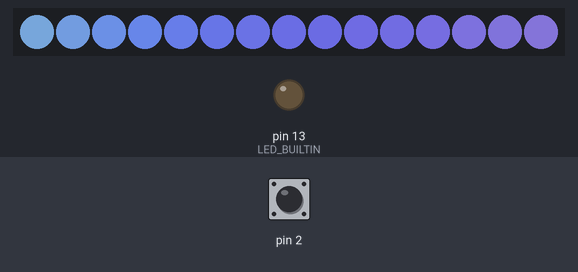
Bench run of a program on a simulated Arduino Nano, built with avr-gcc and run on an emulated ATmega328P. On the bench: 15 RGB LEDs in strip order, left to right, output pins drawn as LEDs (lit = HIGH). The test bench sets the inputs (shaded band); at power-on: pin 2 HIGH. Dim RGB values are drawn brighter than linear; random numbers use the default seed unless the program sets one; EEPROM starts erased.

Above: at 1.2 s.
1.3 s: pin 2 pulled LOW for 0.15 s
At 1.72 s:
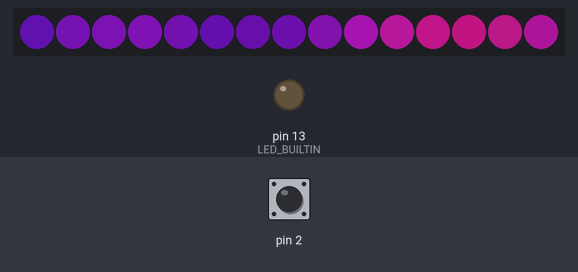
2.0 s: pin 2 pulled LOW for 1 s
At 2.32 s:
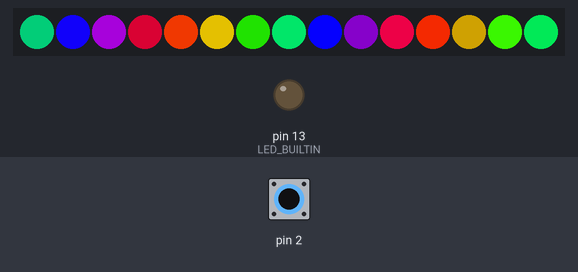
3.6 s: pin 2 pulled LOW for 3.2 s
At 3.83 s:
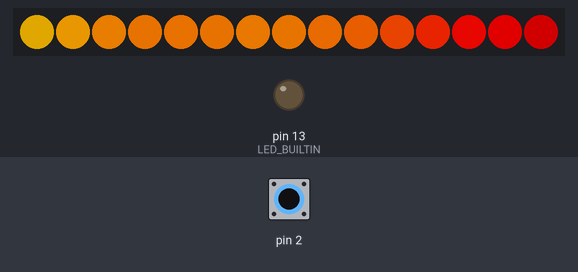
7.4 s: pin 2 pulled LOW for 0.15 s
At 8.5 s:
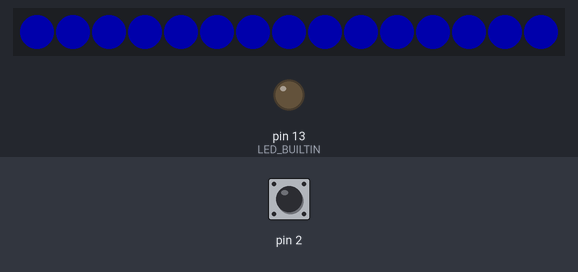
10.5 s: pin 2 pulled LOW for 0.15 s
At 10.95 s:
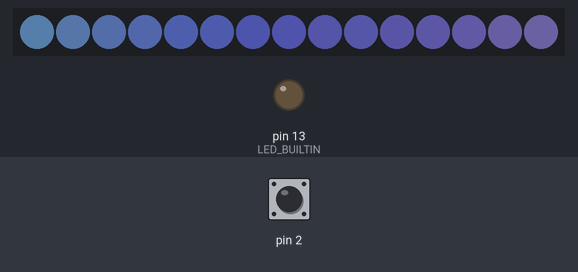
11.2 s: pin 2 pulled LOW for 1 s
At 11.55 s:
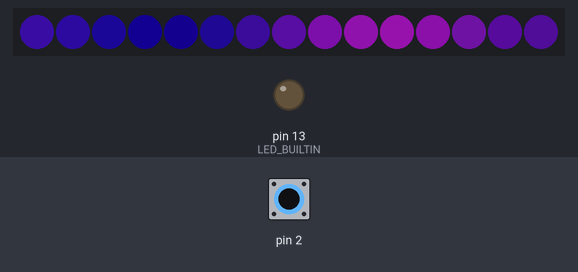
Timing chart, 0 to 14.2 s (numbered marks = the images above; inputs shaded):
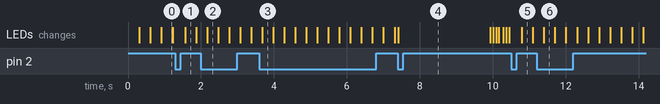

The program:

main.cpp
```cpp
#define GLOBALS_IMPL

#include "config.h"
#include "globals.h"
#include "storage.h"
#include "shake.h"
#include "modes/modes.h"

#if DATA_LINE_TEST

void setup() {
  Serial.begin(115200);
  pinMode(LED_PIN, OUTPUT);
  digitalWrite(LED_PIN, LOW);
  Serial.println(F("DATA LINE TEST"));
  Serial.println(F("D6 changes between 0V and 5V every 2 seconds"));
}

void loop() {
  static bool dataHigh = false;
  static unsigned long lastToggleMs = 0;

  if (static_cast<unsigned long>(millis() - lastToggleMs) >= 2000UL) {
    lastToggleMs = millis();
    dataHigh = !dataHigh;
    digitalWrite(LED_PIN, dataHigh ? HIGH : LOW);
    Serial.println(dataHigh ? F("D6 = HIGH (~5V)") : F("D6 = LOW (~0V)"));
  }
}

#else

void setup() {
#ifdef LED_BUILTIN
  pinMode(LED_BUILTIN, OUTPUT);
  digitalWrite(LED_BUILTIN, LOW);
#endif

#if SERIAL_DEBUG
  Serial.begin(115200);
#endif

  loadSettings();

#if SERIAL_DEBUG
  Serial.println("Crystal Lamp");
  Serial.print("LED pin: ");
  Serial.println(LED_PIN);
  Serial.print("LED count: ");
  Serial.println(numLeds);
  Serial.print(F("Shake pin: D"));
  Serial.println(SHAKE_PIN);
  Serial.print(F("Mode: "));
  Serial.println(modeNames[lampMode]);
  Serial.print(F("Lamp: "));
  Serial.println(lampEnabled ? F("ON") : F("OFF"));
#endif

  FastLED.addLeds<LED_TYPE, LED_PIN, LED_COLOR_ORDER>(leds, numLeds).setCorrection(TypicalLEDStrip);
  FastLED.setBrightness(maxBrightness);
  FastLED.setMaxPowerInVoltsAndMilliamps(5, POWER_LIMIT_MA);

  modeStartedAtMs = millis();
  updateMode();
  lastUpdate = millis();
  setupShakeSensor();
}

void loop() {
  handleShakeSensor();

#if !SENSOR_RAW_DEBUG
  if (millis() - lastUpdate >= UPDATE_TICK_MS) {
    lastUpdate = millis();
    updateMode();
  }
#endif
}

#endif
```

globals.h
```cpp
#pragma once

#include "config.h"
#include <FastLED.h>

extern CRGB leds[MAX_LEDS];
extern int numLeds;
extern int lampMode;
extern bool lampEnabled;
extern int effectSpeed;
extern int maxBrightness;
extern byte baseHue;
extern unsigned long lastUpdate;
extern unsigned long modeStartedAtMs;

#ifdef GLOBALS_IMPL
CRGB leds[MAX_LEDS];
int numLeds = DEFAULT_NUM_LEDS;
int lampMode = MODE_CRYSTAL_BREATH;
bool lampEnabled = true;
int effectSpeed = 35;
int maxBrightness = 90;
byte baseHue = 145;
unsigned long lastUpdate = 0;
unsigned long modeStartedAtMs = 0;
#endif
```

crystal.h
```cpp
#pragma once

#include "../config.h"
#include "../globals.h"

inline void updateOff() {
  fadeToBlackBy(leds, numLeds, 28);
  FastLED.show();
}

inline void updateCrystalBreath() {
  const uint8_t breath = beatsin8(map(effectSpeed, 5, 100, 18, 4), 35, maxBrightness);
  for (int i = 0; i < numLeds; i++) {
    uint8_t shimmer = inoise8(i * 42, millis() / 18);
    leds[i] = CHSV(baseHue + (i * 2), 55 + (shimmer / 5), scale8(breath, 170 + shimmer / 3));
  }
  FastLED.setBrightness(maxBrightness);
  FastLED.show();
}

inline void updateAurora() {
  for (int i = 0; i < numLeds; i++) {
    uint8_t n = inoise8(i * 32, millis() / map(effectSpeed, 5, 100, 3, 16));
    leds[i] = CHSV(baseHue + n / 3 + i, 180, n);
  }
  blur1d(leds, numLeds, 48);
  FastLED.setBrightness(maxBrightness);
  FastLED.show();
}

inline void updatePrism() {
  fill_rainbow(leds, numLeds, baseHue + millis() / map(effectSpeed, 5, 100, 5, 35), 255 / max(1, numLeds / 2));
  for (int i = 0; i < numLeds; i += 3) {
    leds[i].fadeLightBy(80);
  }
  FastLED.setBrightness(maxBrightness);
  FastLED.show();
}

inline void updateGlitter() {
  fadeToBlackBy(leds, numLeds, map(effectSpeed, 5, 100, 12, 38));
  if (random8() < 90) {
    leds[random16(numLeds)] += CHSV(baseHue + random8(70), 80, 255);
  }
  FastLED.setBrightness(maxBrightness);
  FastLED.show();
}

inline void updateCandleCore() {
  for (int i = 0; i < numLeds; i++) {
    uint8_t heat = qsub8(inoise8(i * 24, millis() / map(effectSpeed, 5, 100, 3, 18)), 35);
    leds[i] = HeatColor(heat);
    leds[i].nscale8_video(180);
  }
  blur1d(leds, numLeds, 64);
  FastLED.setBrightness(maxBrightness);
  FastLED.show();
}

struct MeteorState {
  bool initialized;
  bool flying;
  unsigned long activeModeStartedAtMs;
  unsigned long phaseStartedMs;
  uint16_t travelMs;
  uint16_t pauseMs;
  byte hue;
  byte saturation;
  byte startBrightness;
  byte endBrightness;
};

inline void startMeteorFlight(MeteorState& state, unsigned long nowMs) {
  state.flying = true;
  state.phaseStartedMs = nowMs;
  state.travelMs = random16(700, 1401);
  state.hue = random8();
  state.saturation = random8(180, 255);

  if (random8() < 128) {
    state.startBrightness = random8(180, 255);
    state.endBrightness = random8(30, 110);
  } else {
    state.startBrightness = random8(30, 110);
    state.endBrightness = random8(180, 255);
  }
}

inline void updateMeteor() {
  static MeteorState state = {
      false, false, 0, 0, 1000, 500, 0, 255, 255, 64
  };
  const unsigned long nowMs = millis();

  if (!state.initialized || state.activeModeStartedAtMs != modeStartedAtMs) {
    state.initialized = true;
    state.activeModeStartedAtMs = modeStartedAtMs;
    startMeteorFlight(state, nowMs);
  }

  fill_solid(leds, numLeds, CRGB::Black);

  if (state.flying) {
    const unsigned long elapsedMs =
        static_cast<unsigned long>(nowMs - state.phaseStartedMs);

    if (elapsedMs >= state.travelMs) {
      state.flying = false;
      state.phaseStartedMs = nowMs;
      state.pauseMs = random16(250, 901);
    } else {
      const uint16_t ledCount = static_cast<uint16_t>(numLeds);
      uint16_t step =
          static_cast<uint16_t>((elapsedMs * ledCount) / state.travelMs);
      if (step >= ledCount) {
        step = ledCount - 1;
      }

      const byte progress =
          static_cast<byte>((elapsedMs * 255UL) / state.travelMs);
      const int32_t brightnessDelta =
          static_cast<int32_t>(state.endBrightness) - state.startBrightness;
      const byte brightness = static_cast<byte>(
          state.startBrightness + (brightnessDelta * progress) / 255L);

      leds[static_cast<int>(ledCount - 1 - step)] =
          CHSV(state.hue, state.saturation, brightness);
    }
  } else if (
      static_cast<unsigned long>(nowMs - state.phaseStartedMs) >= state.pauseMs) {
    startMeteorFlight(state, nowMs);
  }

  FastLED.setBrightness(maxBrightness);
  FastLED.show();
}

inline void updateLightning() {
  static bool initialized = false;
  static bool flashOn = false;
  static byte flashesRemaining = 0;
  static byte flashPattern = 0;
  static byte flashHue = HUE_YELLOW;
  static byte flashBrightness = 255;
  static byte flashPointThreshold = 96;
  static unsigned long activeModeStartedAtMs = 0;
  static unsigned long nextTransitionMs = 0;
  const unsigned long nowMs = millis();

  if (!initialized || activeModeStartedAtMs != modeStartedAtMs) {
    initialized = true;
    flashOn = false;
    flashesRemaining = 0;
    activeModeStartedAtMs = modeStartedAtMs;
    nextTransitionMs = nowMs + random16(1200, 3201);
  }

  if (static_cast<long>(nowMs - nextTransitionMs) >= 0) {
    if (!flashOn) {
      if (flashesRemaining == 0) {
        flashesRemaining = random8(2, 5);
      }
      flashOn = true;
      flashPattern = random8();
      flashHue = random8(42, 75);
      flashBrightness = random8(190, 255);
      flashPointThreshold = random8(70, 145);
      nextTransitionMs = nowMs + random16(35, 81);
    } else {
      flashOn = false;
      flashesRemaining--;
      nextTransitionMs = flashesRemaining == 0
          ? nowMs + random16(1200, 3501)
          : nowMs + random16(45, 121);
    }
  }

  fill_solid(leds, numLeds, CRGB(0, 0, 48));

  if (flashOn) {
    for (int i = 0; i < numLeds; i++) {
      const byte pointHash = static_cast<byte>(
          (i * 73) ^ (flashPattern * 29 + i * 11));
      const bool guaranteedPoint = i == flashPattern % numLeds;

      if (guaranteedPoint || pointHash < flashPointThreshold) {
        const int8_t hueOffset = static_cast<int8_t>(pointHash % 11) - 5;
        const byte pointHue = static_cast<byte>(flashHue + hueOffset);
        const byte pointSaturation =
            static_cast<byte>(220 + pointHash % 35);
        const byte pointBrightness =
            qsub8(flashBrightness, pointHash % 48);
        leds[i] = CHSV(pointHue, pointSaturation, pointBrightness);
      } else {
        leds[i] = CRGB(0, 0, 20);
      }
    }
  }

  FastLED.setBrightness(maxBrightness);
  FastLED.show();
}
```

modes.h
```cpp
#pragma once

#include "crystal.h"

inline void updateMode() {
  if (!lampEnabled) {
    updateOff();
    return;
  }

  switch (lampMode) {
    case MODE_CRYSTAL_BREATH:
      updateCrystalBreath();
      break;
    case MODE_AURORA:
      updateAurora();
      break;
    case MODE_PRISM:
      updatePrism();
      break;
    case MODE_GLITTER:
      updateGlitter();
      break;
    case MODE_CANDLE_CORE:
      updateCandleCore();
      break;
    case MODE_METEOR:
      updateMeteor();
      break;
    case MODE_LIGHTNING:
      updateLightning();
      break;
  }
}
```

shake.h
```cpp
#pragma once

#include "config.h"
#include "globals.h"
#include "storage.h"

volatile bool shakePulsePending = false;
volatile bool shakeMotionStartPending = false;
volatile unsigned long lastShakePulseMicros = 0;
volatile byte shakeEdgeCount = 0;
unsigned long shakeSensorArmedAtMs = 0;

#if SENSOR_RAW_DEBUG
const byte RAW_EVENT_BUFFER_SIZE = 64;
volatile unsigned long rawEventMicros[RAW_EVENT_BUFFER_SIZE];
volatile byte rawEventState[RAW_EVENT_BUFFER_SIZE];
volatile byte rawEventHead = 0;
volatile byte rawEventTail = 0;
volatile byte rawEventDropped = 0;
#endif

void onShakePulse() {
  const unsigned long pulseMicros = micros();

#if SENSOR_RAW_DEBUG
  const byte nextHead = (rawEventHead + 1) % RAW_EVENT_BUFFER_SIZE;
  if (nextHead != rawEventTail) {
    rawEventMicros[rawEventHead] = pulseMicros;
    rawEventState[rawEventHead] = digitalRead(SHAKE_PIN);
    rawEventHead = nextHead;
  } else if (rawEventDropped < 255) {
    rawEventDropped++;
  }
#else
  if (!shakePulsePending) {
    shakeMotionStartPending = true;
  }
  shakePulsePending = true;
  lastShakePulseMicros = pulseMicros;
  if (shakeEdgeCount < 255) {
    shakeEdgeCount++;
  }
#endif
}

#if SENSOR_RAW_DEBUG
inline void printRawSensorEvents() {
  while (true) {
    unsigned long eventMicros = 0;
    byte eventState = LOW;
    byte droppedEvents = 0;
    bool hasEvent = false;

    noInterrupts();
    if (rawEventTail != rawEventHead) {
      eventMicros = rawEventMicros[rawEventTail];
      eventState = rawEventState[rawEventTail];
      rawEventTail = (rawEventTail + 1) % RAW_EVENT_BUFFER_SIZE;
      hasEvent = true;
    } else {
      droppedEvents = rawEventDropped;
      rawEventDropped = 0;
    }
    interrupts();

    if (!hasEvent) {
      if (droppedEvents > 0) {
        Serial.print(F("RAW dropped="));
        Serial.println(droppedEvents);
      }
      return;
    }

    Serial.print(F("RAW t_us="));
    Serial.print(eventMicros);
    Serial.print(F(" state="));
    Serial.println(eventState == HIGH ? 1 : 0);
  }
}
#endif

inline void setupShakeSensor() {
  pinMode(SHAKE_PIN, INPUT_PULLUP);
  attachInterrupt(digitalPinToInterrupt(SHAKE_PIN), onShakePulse, CHANGE);

  noInterrupts();
  shakePulsePending = false;
  shakeMotionStartPending = false;
  shakeEdgeCount = 0;
#if SENSOR_RAW_DEBUG
  rawEventHead = 0;
  rawEventTail = 0;
  rawEventDropped = 0;
#endif
  interrupts();
  shakeSensorArmedAtMs = millis() + SHAKE_DEBOUNCE_MS;

#if SENSOR_DEBUG
  Serial.print(F("KY-020 initial S: "));
  Serial.println(digitalRead(SHAKE_PIN) == HIGH ? F("HIGH") : F("LOW"));
#endif

#if SENSOR_RAW_DEBUG
  Serial.print(F("RAW t_us="));
  Serial.print(micros());
  Serial.print(F(" state="));
  Serial.print(digitalRead(SHAKE_PIN) == HIGH ? 1 : 0);
  Serial.println(F(" initial"));
#endif
}

inline void selectNextMode() {
  lampMode = (lampMode + 1) % MODE_COUNT;
  modeStartedAtMs = millis();
  applyModePreset();
  FastLED.setBrightness(maxBrightness);
  saveSettings();

#if SERIAL_DEBUG
  Serial.print(F("Mode: "));
  Serial.println(modeNames[lampMode]);
#endif
}

inline void handleShakeSensor() {
#if SENSOR_RAW_DEBUG
  printRawSensorEvents();
#else
#if SENSOR_DEBUG && SENSOR_LIVE_INTERVAL_MS > 0
  static unsigned long lastDebugMs = 0;
#endif
  bool motionStarted = false;
  bool pulsePendingSnapshot = false;
  unsigned long lastPulseMicrosSnapshot = 0;

  noInterrupts();
  motionStarted = shakeMotionStartPending;
  shakeMotionStartPending = false;
  pulsePendingSnapshot = shakePulsePending;
  lastPulseMicrosSnapshot = lastShakePulseMicros;
  interrupts();

  if (motionStarted) {
    const bool sensorArmed =
        static_cast<long>(millis() - shakeSensorArmedAtMs) >= 0;

    if (sensorArmed) {
#if SENSOR_DEBUG
      Serial.println(F("KY-020 motion start"));
#endif
      selectNextMode();
    } else {
#if SENSOR_DEBUG
      Serial.println(F("KY-020 startup motion ignored"));
#endif
    }
  }

  const unsigned long nowMicros = micros();
  if (pulsePendingSnapshot &&
      static_cast<unsigned long>(nowMicros - lastPulseMicrosSnapshot) >=
          static_cast<unsigned long>(SHAKE_DEBOUNCE_MS) * 1000UL) {
#if SENSOR_DEBUG
    byte burstEdges = 0;
    bool rearmed = false;
#endif

    noInterrupts();
    if (shakePulsePending && lastShakePulseMicros == lastPulseMicrosSnapshot) {
      shakePulsePending = false;
#if SENSOR_DEBUG
      burstEdges = shakeEdgeCount;
      rearmed = true;
#endif
      shakeEdgeCount = 0;
    }
    interrupts();

#if SENSOR_DEBUG
    if (rearmed) {
      Serial.print(F("KY-020 rearmed after "));
      Serial.print(SHAKE_DEBOUNCE_MS);
      Serial.print(F(" ms, edges="));
      Serial.println(burstEdges);
    }
#endif
  }

#if SENSOR_DEBUG && SENSOR_LIVE_INTERVAL_MS > 0
  const unsigned long nowMs = millis();
  if (static_cast<unsigned long>(nowMs - lastDebugMs) >= SENSOR_LIVE_INTERVAL_MS) {
    lastDebugMs = nowMs;
    Serial.print(F("KY-020 S="));
    Serial.println(digitalRead(SHAKE_PIN) == HIGH ? F("HIGH") : F("LOW"));
  }
#endif
#endif
}
```

storage.h
```cpp
#pragma once

#include "config.h"
#include "globals.h"
#include <EEPROM.h>

struct StoredSettings {
  byte magic;
  byte version;
  byte mode;
  byte enabled;
  byte baseHue;
  uint16_t numLeds;
};

inline void applyModePreset() {
  effectSpeed = presetSpeed[lampMode];
  maxBrightness = presetBrightness[lampMode];
}

inline void loadSettings() {
  StoredSettings stored;
  EEPROM.get(0, stored);

  const bool valid =
      stored.magic == SETTINGS_MAGIC &&
      stored.version == SETTINGS_VERSION &&
      stored.mode < MODE_COUNT &&
      stored.enabled <= 1 &&
      stored.numLeds >= 1 &&
      stored.numLeds <= MAX_LEDS;

  if (!valid) {
    lampMode = MODE_CRYSTAL_BREATH;
    lampEnabled = true;
    baseHue = 145;
    numLeds = DEFAULT_NUM_LEDS;
    applyModePreset();
    return;
  }

  lampMode = stored.mode;
  lampEnabled = stored.enabled != 0;
  baseHue = stored.baseHue;
  numLeds = stored.numLeds;
  applyModePreset();
}

inline void saveSettings() {
  const StoredSettings stored = {
      SETTINGS_MAGIC,
      SETTINGS_VERSION,
      static_cast<byte>(lampMode),
      static_cast<byte>(lampEnabled),
      baseHue,
      static_cast<uint16_t>(numLeds)
  };
  EEPROM.put(0, stored);
}
```

config.h
```cpp
#pragma once

#include <Arduino.h>

#ifndef LED_PIN
  #define LED_PIN 6
#endif

#ifndef SHAKE_PIN
  #define SHAKE_PIN 2
#endif

#ifndef SHAKE_DEBOUNCE_MS
  #define SHAKE_DEBOUNCE_MS 500
#endif

#ifndef SENSOR_DEBUG
  #define SENSOR_DEBUG 0
#endif

#ifndef SENSOR_RAW_DEBUG
  #define SENSOR_RAW_DEBUG 0
#endif

#ifndef SENSOR_LIVE_INTERVAL_MS
  #define SENSOR_LIVE_INTERVAL_MS 2000
#endif

#ifndef SERIAL_DEBUG
  #define SERIAL_DEBUG 0
#endif

#ifndef DATA_LINE_TEST
  #define DATA_LINE_TEST 0
#endif

#ifndef DEFAULT_NUM_LEDS
  #define DEFAULT_NUM_LEDS 15
#endif

#ifndef MAX_LEDS
  #define MAX_LEDS 150
#endif

#ifndef LED_TYPE
  #define LED_TYPE WS2811
#endif

#ifndef LED_COLOR_ORDER
  #define LED_COLOR_ORDER GRB
#endif

#ifndef POWER_LIMIT_MA
  #define POWER_LIMIT_MA 400
#endif

#define UPDATE_TICK_MS 10
#define SETTINGS_MAGIC 0x43
#define SETTINGS_VERSION 12

enum Mode {
  MODE_CRYSTAL_BREATH = 0,
  MODE_AURORA,
  MODE_PRISM,
  MODE_GLITTER,
  MODE_CANDLE_CORE,
  MODE_METEOR,
  MODE_LIGHTNING,
  MODE_COUNT
};

const char* const modeNames[] = {
  "Crystal Breath",
  "Aurora",
  "Prism",
  "Glitter",
  "Candle Core",
  "Meteor",
  "Lightning"
};

const byte presetSpeed[] =      {35, 20, 18, 55, 28, 50, 50};
const byte presetBrightness[] = {255, 255, 255, 255, 255, 255, 255};

static_assert(sizeof(modeNames) / sizeof(modeNames[0]) == MODE_COUNT,
              "modeNames must match Mode");
static_assert(sizeof(presetSpeed) / sizeof(presetSpeed[0]) == MODE_COUNT,
              "presetSpeed must match Mode");
static_assert(sizeof(presetBrightness) / sizeof(presetBrightness[0]) == MODE_COUNT,
              "presetBrightness must match Mode");
```
